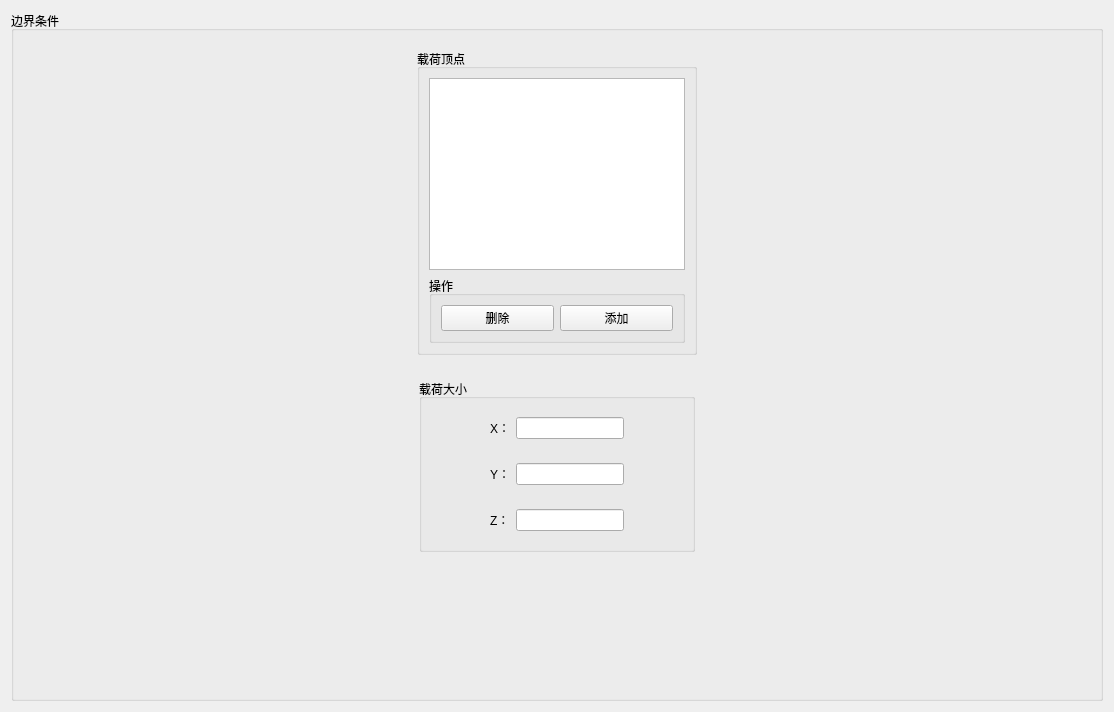
<?xml version="1.0" encoding="UTF-8"?>
<ui version="4.0">
 <class>LoadSetWidget</class>
 <widget class="QWidget" name="LoadSetWidget">
  <property name="geometry">
   <rect>
    <x>0</x>
    <y>0</y>
    <width>1114</width>
    <height>712</height>
   </rect>
  </property>
  <property name="windowTitle">
   <string>Form</string>
  </property>
  <layout class="QVBoxLayout" name="verticalLayout">
   <item>
    <widget class="QGroupBox" name="groupBox">
     <property name="sizePolicy">
      <sizepolicy hsizetype="Expanding" vsizetype="Minimum">
       <horstretch>0</horstretch>
       <verstretch>0</verstretch>
      </sizepolicy>
     </property>
     <property name="title">
      <string>边界条件</string>
     </property>
     <layout class="QVBoxLayout" name="verticalLayout_3">
      <item>
       <widget class="QWidget" name="widget" native="true">
        <layout class="QHBoxLayout" name="horizontalLayout">
         <item>
          <spacer name="horizontalSpacer">
           <property name="orientation">
            <enum>Qt::Horizontal</enum>
           </property>
           <property name="sizeHint" stdset="0">
            <size>
             <width>40</width>
             <height>20</height>
            </size>
           </property>
          </spacer>
         </item>
         <item>
          <widget class="QGroupBox" name="groupBox_2">
           <property name="sizePolicy">
            <sizepolicy hsizetype="Fixed" vsizetype="Fixed">
             <horstretch>0</horstretch>
             <verstretch>0</verstretch>
            </sizepolicy>
           </property>
           <property name="title">
            <string>载荷顶点</string>
           </property>
           <layout class="QVBoxLayout" name="verticalLayout_4">
            <item>
             <widget class="QListWidget" name="listWidget"/>
            </item>
            <item>
             <widget class="QGroupBox" name="groupBox_3">
              <property name="title">
               <string>操作</string>
              </property>
              <layout class="QHBoxLayout" name="horizontalLayout_2">
               <item>
                <widget class="QPushButton" name="pushButton">
                 <property name="text">
                  <string>删除</string>
                 </property>
                </widget>
               </item>
               <item>
                <widget class="QPushButton" name="pushButton_2">
                 <property name="text">
                  <string>添加</string>
                 </property>
                </widget>
               </item>
              </layout>
             </widget>
            </item>
           </layout>
          </widget>
         </item>
         <item>
          <spacer name="horizontalSpacer_2">
           <property name="orientation">
            <enum>Qt::Horizontal</enum>
           </property>
           <property name="sizeHint" stdset="0">
            <size>
             <width>40</width>
             <height>20</height>
            </size>
           </property>
          </spacer>
         </item>
        </layout>
       </widget>
      </item>
      <item>
       <widget class="QWidget" name="widget_2" native="true">
        <layout class="QHBoxLayout" name="horizontalLayout_4">
         <item>
          <spacer name="horizontalSpacer_3">
           <property name="orientation">
            <enum>Qt::Horizontal</enum>
           </property>
           <property name="sizeHint" stdset="0">
            <size>
             <width>40</width>
             <height>20</height>
            </size>
           </property>
          </spacer>
         </item>
         <item>
          <widget class="QGroupBox" name="groupBox_4">
           <property name="sizePolicy">
            <sizepolicy hsizetype="Fixed" vsizetype="Preferred">
             <horstretch>0</horstretch>
             <verstretch>0</verstretch>
            </sizepolicy>
           </property>
           <property name="minimumSize">
            <size>
             <width>276</width>
             <height>0</height>
            </size>
           </property>
           <property name="title">
            <string>载荷大小</string>
           </property>
           <layout class="QVBoxLayout" name="verticalLayout_2">
            <item>
             <widget class="QWidget" name="widget_3" native="true">
              <layout class="QHBoxLayout" name="horizontalLayout_3">
               <item>
                <spacer name="horizontalSpacer_5">
                 <property name="orientation">
                  <enum>Qt::Horizontal</enum>
                 </property>
                 <property name="sizeHint" stdset="0">
                  <size>
                   <width>40</width>
                   <height>20</height>
                  </size>
                 </property>
                </spacer>
               </item>
               <item>
                <widget class="QLabel" name="label">
                 <property name="text">
                  <string>X：</string>
                 </property>
                </widget>
               </item>
               <item>
                <widget class="QLineEdit" name="lineEdit"/>
               </item>
               <item>
                <spacer name="horizontalSpacer_6">
                 <property name="orientation">
                  <enum>Qt::Horizontal</enum>
                 </property>
                 <property name="sizeHint" stdset="0">
                  <size>
                   <width>40</width>
                   <height>20</height>
                  </size>
                 </property>
                </spacer>
               </item>
              </layout>
             </widget>
            </item>
            <item>
             <widget class="QWidget" name="widget_4" native="true">
              <layout class="QHBoxLayout" name="horizontalLayout_5">
               <item>
                <spacer name="horizontalSpacer_7">
                 <property name="orientation">
                  <enum>Qt::Horizontal</enum>
                 </property>
                 <property name="sizeHint" stdset="0">
                  <size>
                   <width>40</width>
                   <height>20</height>
                  </size>
                 </property>
                </spacer>
               </item>
               <item>
                <widget class="QLabel" name="label_2">
                 <property name="text">
                  <string>Y：</string>
                 </property>
                </widget>
               </item>
               <item>
                <widget class="QLineEdit" name="lineEdit_2"/>
               </item>
               <item>
                <spacer name="horizontalSpacer_8">
                 <property name="orientation">
                  <enum>Qt::Horizontal</enum>
                 </property>
                 <property name="sizeHint" stdset="0">
                  <size>
                   <width>40</width>
                   <height>20</height>
                  </size>
                 </property>
                </spacer>
               </item>
              </layout>
             </widget>
            </item>
            <item>
             <widget class="QWidget" name="widget_5" native="true">
              <layout class="QHBoxLayout" name="horizontalLayout_7">
               <item>
                <spacer name="horizontalSpacer_11">
                 <property name="orientation">
                  <enum>Qt::Horizontal</enum>
                 </property>
                 <property name="sizeHint" stdset="0">
                  <size>
                   <width>40</width>
                   <height>20</height>
                  </size>
                 </property>
                </spacer>
               </item>
               <item>
                <widget class="QLabel" name="label_4">
                 <property name="text">
                  <string>Z：</string>
                 </property>
                </widget>
               </item>
               <item>
                <widget class="QLineEdit" name="lineEdit_4"/>
               </item>
               <item>
                <spacer name="horizontalSpacer_12">
                 <property name="orientation">
                  <enum>Qt::Horizontal</enum>
                 </property>
                 <property name="sizeHint" stdset="0">
                  <size>
                   <width>40</width>
                   <height>20</height>
                  </size>
                 </property>
                </spacer>
               </item>
              </layout>
             </widget>
            </item>
           </layout>
          </widget>
         </item>
         <item>
          <spacer name="horizontalSpacer_4">
           <property name="orientation">
            <enum>Qt::Horizontal</enum>
           </property>
           <property name="sizeHint" stdset="0">
            <size>
             <width>40</width>
             <height>20</height>
            </size>
           </property>
          </spacer>
         </item>
        </layout>
       </widget>
      </item>
      <item>
       <spacer name="verticalSpacer">
        <property name="orientation">
         <enum>Qt::Vertical</enum>
        </property>
        <property name="sizeHint" stdset="0">
         <size>
          <width>20</width>
          <height>40</height>
         </size>
        </property>
       </spacer>
      </item>
     </layout>
    </widget>
   </item>
  </layout>
 </widget>
 <resources/>
 <connections/>
</ui>
